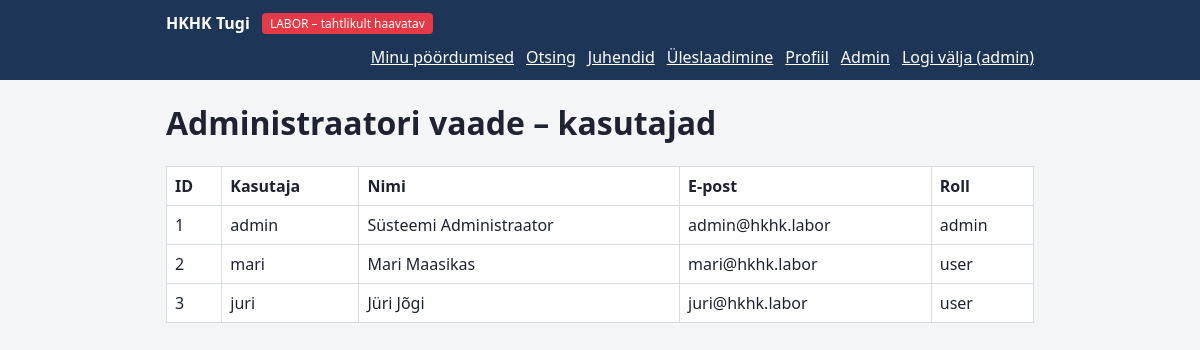
/admin.php (signed in), run on the app's committed database.
### tables this page shows
CREATE TABLE users (
  id INT AUTO_INCREMENT PRIMARY KEY,
  username VARCHAR(50) NOT NULL UNIQUE,
  password CHAR(32) NOT NULL,           
  full_name VARCHAR(100) NOT NULL,
  email VARCHAR(100) NOT NULL,
  role ENUM('user','admin') NOT NULL DEFAULT 'user'
) DEFAULT CHARSET=utf8mb4;

### src/admin.php (the view, shortened to what this page needs)
<?php
require 'config.php';
$rows = $pdo->query('SELECT id, username, full_name, email, role FROM users ORDER BY id')->fetchAll();
page_header('Administraatori vaade – kasutajad');
?>
<table>
  <tr><th>ID</th><th>Kasutaja</th><th>Nimi</th><th>E-post</th><th>Roll</th></tr>
  <?php foreach ($rows as $r): ?>
  <tr><td><?= e($r['id']) ?></td><td><?= e($r['username']) ?></td><td><?= e($r['full_name']) ?></td>
      <td><?= e($r['email']) ?></td><td><?= e($r['role']) ?></td></tr>
  <?php endforeach; ?>
</table>
<?php page_footer();

### src/config.php (shortened to what this page needs)
<?php
function e($s): string
{
    return htmlspecialchars((string)$s, ENT_QUOTES, 'UTF-8');
}
function page_header(string $title): void
{
    $u = $_SESSION['username'] ?? null;
    echo "<!doctype html><html lang='et'><head><meta charset='utf-8'>";
    echo "<link rel='stylesheet' href='style.css'></head><body>";
    echo "<header><div class='wrap'><b>HKHK Tugi</b> <span class='lab'>LABOR – tahtlikult haavatav</span>";
    if ($u) {
        echo "<nav><a href='tickets.php'>Minu pöördumised</a><a href='search.php'>Otsing</a>";
        echo "<a href='download.php'>Juhendid</a><a href='upload.php'>Üleslaadimine</a>";
        echo "<a href='profile.php'>Profiil</a>";
        if (($_SESSION['role'] ?? '') === 'admin') {
            echo "<a href='admin.php'>Admin</a>";
        }
        echo "<a href='logout.php'>Logi välja (" . e($u) . ")</a></nav>";
    }
    echo "</div></header><main class='wrap'><h1>" . e($title) . "</h1>";
}
function page_footer(): void
{
    echo "</main></body></html>";
}

### src/style.css (style rules this page uses)
* { box-sizing:border-box }
body { margin:0;font-family:system-ui,Segoe UI,Arial,sans-serif;background:#f4f5f7;color:#1d2330 }
.wrap { max-width:900px;margin:0 auto;padding:0 16px }
header { background:#1d3557;color:#fff;padding:12px 0 }
header .wrap { display:flex;flex-wrap:wrap;gap:12px;align-items:center }
header .lab { background:#e63946;font-size:12px;padding:2px 8px;border-radius:4px }
header nav { display:flex;flex-wrap:wrap;gap:12px;margin-left:auto }
header a { color:#fff }
main { padding-top:16px;padding-bottom:40px }
table { border-collapse:collapse;width:100%;background:#fff }
td,th { border:1px solid #d8dce3;padding:8px;text-align:left }

### data on the page
users: id "1", username "admin", full_name "Süsteemi Administraator", email "admin@hkhk.labor", role "admin"
users: id "2", username "mari", full_name "Mari Maasikas", email "mari@hkhk.labor", role "user"
users: id "3", username "juri", full_name "Jüri Jõgi", email "juri@hkhk.labor", role "user"

### other printed values
$u "admin"
$title "Administraatori vaade – kasutajad"
